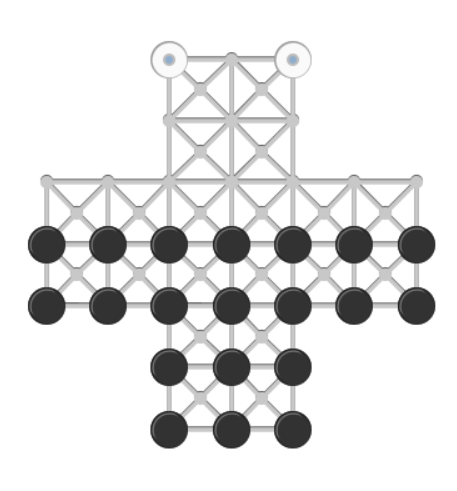
#> input picture Pycharm projekt/Gaasetavl/Images/Gaasetavl - blue dots.png, 457 x 491 px
$ python main.py
#> lines starting #> are read from the running program, lines starting #| are printed output that depends on the picture; after the words box and inside, x2 and y2 are one past the last pixel; in counts of white or black regions, pixels touching at a corner belong together
import cv2


im = cv2.imread("Images/Gaasetavl - blue dots.png",0) #Loading the image, converting it to grayscale
#> im: shape (491, 457); min 32, max 255, mean 227.5
th, res = cv2.threshold(im, 113, 255, cv2.THRESH_BINARY) #taking the input image, applying the binary thresholding to it; setting a threshold so that all values bellow 113 becomes 0(black), pixels above the threshold are set to 255(whitew)
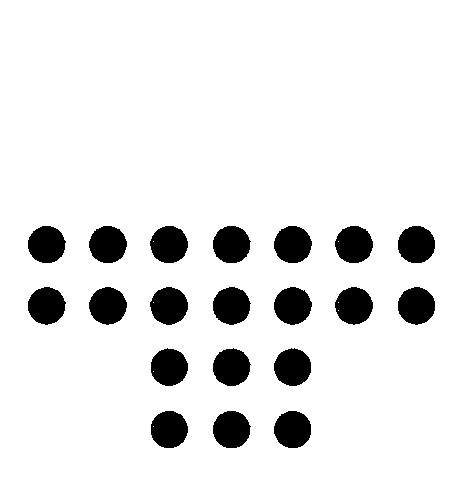
#> res: shape (491, 457); 90.2% white; 20 black regions, largest, box (x1, y1, x2, y2) and area: (213, 287, 251, 325) 1103, (89, 226, 127, 263) 1099, (213, 226, 251, 263) 1099
#return values:
#th = the threshold (here,113)
#res = the output, binary image

# Load image
im = cv2.imread("Images/Gaasetavl - blue dots.png", 0)

# Set the lower and upper thresholds
lower_threshold = 249
upper_threshold = 250

# Create a binary mask using the lower and upper thresholds
_, res_lower = cv2.threshold(im, lower_threshold, 255, cv2.THRESH_BINARY)
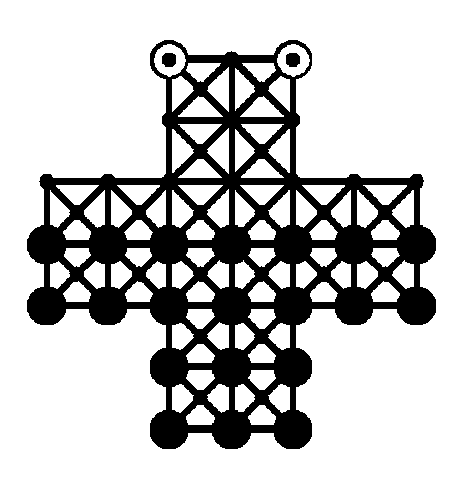
#> res_lower: shape (491, 457); 76% white; 3 black regions, box (x1, y1, x2, y2) and area: (27, 40, 436, 449) 53400, (162, 53, 176, 67) 172, (286, 53, 300, 67) 171
_, res_upper = cv2.threshold(im, upper_threshold, 255, cv2.THRESH_BINARY_INV)
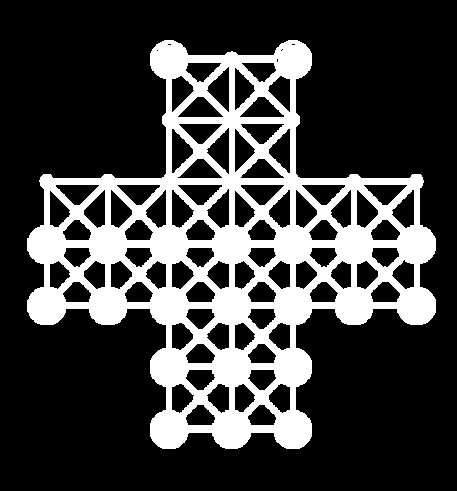
#> res_upper: shape (491, 457); 24.7% white; 1 white region, box (x1, y1, x2, y2) and area: (27, 40, 436, 449) 55355

# Combine the two masks
res2 = cv2.bitwise_and(res_lower, res_upper)
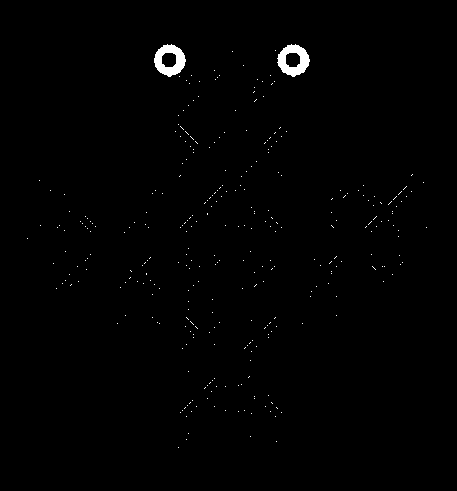
#> res2: shape (491, 457); 0.72% white; 325 white regions (323 under 20 px), largest, box (x1, y1, x2, y2) and area: (277, 44, 310, 77) 604, (154, 44, 186, 77) 595

# Apply a median filter to reduce the salt-and-pepper noice
median = cv2.medianBlur(res2,5)
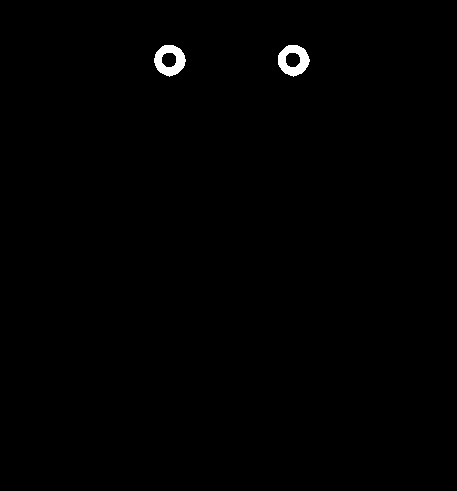
#> median: shape (491, 457); 0.53% white; 2 white regions, box (x1, y1, x2, y2) and area: (278, 45, 310, 77) 598, (154, 45, 186, 77) 596

# Show the images
cv2.imshow("Original Image", im)
cv2.imshow("Binary image, player 2", res)
cv2.imshow("Median Filtered Image, player 1", median)
cv2.waitKey(0)

$ run again, with Pycharm projekt/Gaasetavl/Images/Gaasetavl.png copied over Pycharm projekt/Gaasetavl/Images/Gaasetavl - blue dots.png
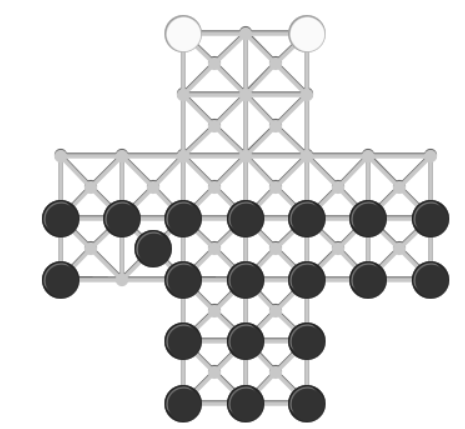
#> input picture Pycharm projekt/Gaasetavl/Images/Gaasetavl.png, 465 x 429 px
#> im is the input picture: shape (429, 465); min 32, max 255, mean 224.1
#> `th, res = cv2.threshold(im, 113, 255, cv2.THRESH_BINARY)`:
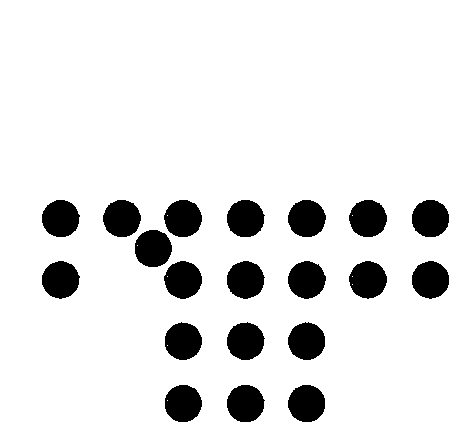
#> res: shape (429, 465); 89% white; 20 black regions, largest, box (x1, y1, x2, y2) and area: (227, 261, 265, 299) 1103, (103, 200, 141, 237) 1099, (227, 200, 265, 237) 1099
#> res_lower: shape (429, 465); 73.2% white; 1 black region, box (x1, y1, x2, y2) and area: (41, 14, 450, 423) 53466
#> res_upper: shape (429, 465); 27.8% white; 1 white region, box (x1, y1, x2, y2) and area: (41, 14, 450, 423) 55411
#> res2: shape (429, 465); 0.98% white; 320 white regions (318 under 20 px), largest, box (x1, y1, x2, y2) and area: (291, 18, 324, 51) 775, (168, 18, 200, 51) 767
#> `median = cv2.medianBlur(res2,5)`:
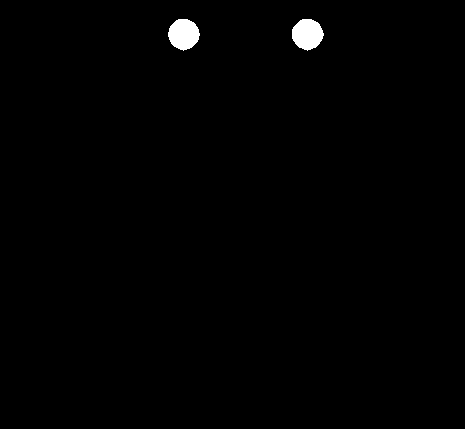
#> median: shape (429, 465); 0.76% white; 2 white regions, box (x1, y1, x2, y2) and area: (292, 19, 324, 51) 762, (168, 19, 200, 51) 760

$ run again, with Pycharm projekt/Gaasetavl/Images/gaasetavl 1.png copied over Pycharm projekt/Gaasetavl/Images/Gaasetavl - blue dots.png
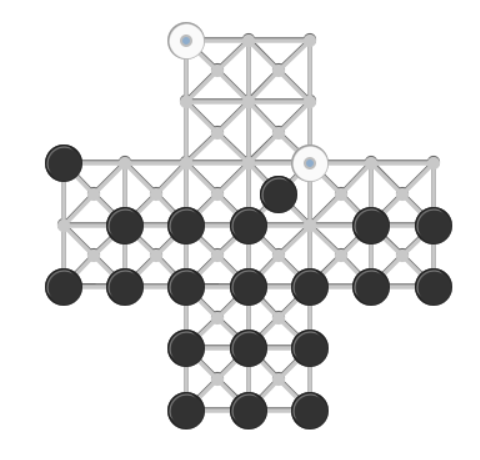
#> input picture Pycharm projekt/Gaasetavl/Images/gaasetavl 1.png, 480 x 460 px
#> `th, res = cv2.threshold(im, 113, 255, cv2.THRESH_BINARY)`:
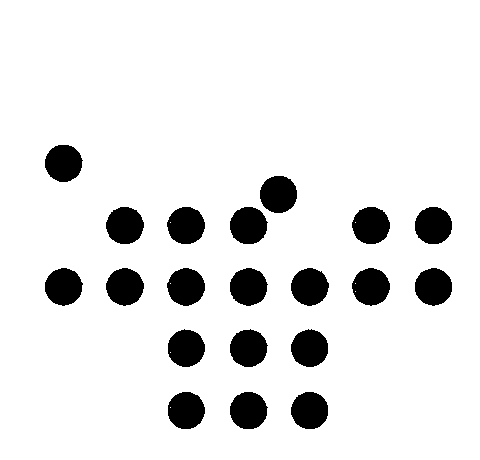
#> res: shape (460, 480); 90.1% white; 20 black regions, largest, box (x1, y1, x2, y2) and area: (230, 268, 268, 306) 1103, (106, 207, 144, 244) 1099, (230, 207, 268, 244) 1099
#> res_lower: shape (460, 480); 75.6% white; 3 black regions, box (x1, y1, x2, y2) and area: (44, 21, 453, 430) 53601, (179, 34, 193, 48) 172, (303, 156, 317, 170) 171
#> res_upper: shape (460, 480); 25.2% white; 1 white region, box (x1, y1, x2, y2) and area: (44, 21, 453, 430) 55551
#> res2: shape (460, 480); 0.73% white; 324 white regions (322 under 20 px), largest, box (x1, y1, x2, y2) and area: (294, 148, 327, 180) 599, (171, 25, 203, 58) 595
#> `median = cv2.medianBlur(res2,5)`:
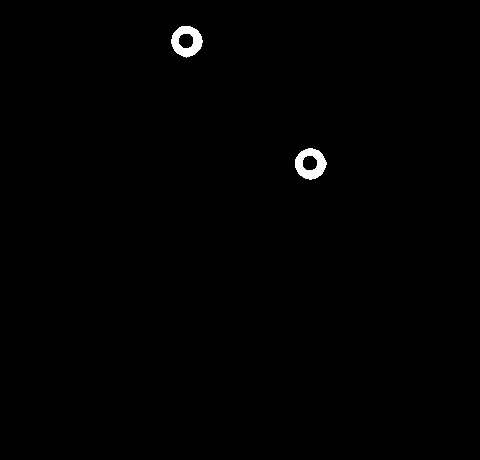
#> median: shape (460, 480); 0.54% white; 2 white regions, box (x1, y1, x2, y2) and area: (295, 148, 327, 180) 598, (171, 26, 203, 58) 596
